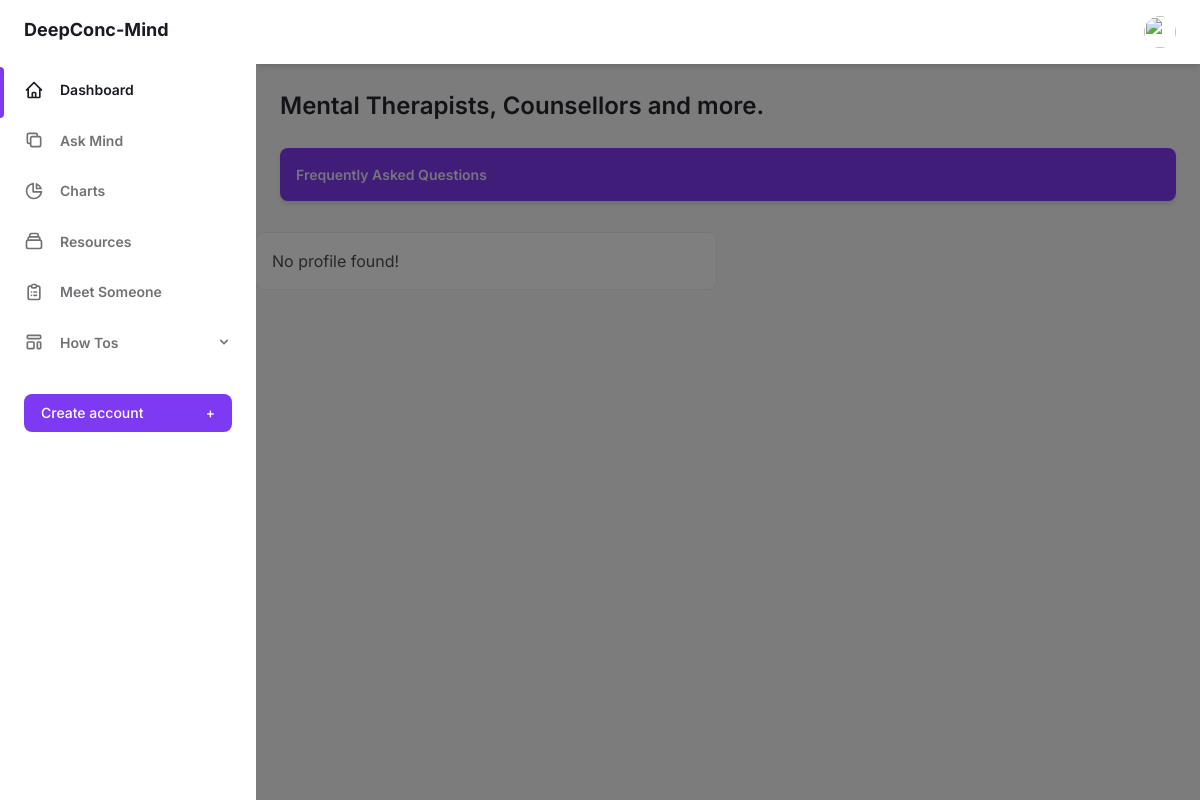
The app's page /profile/profiles, older data.
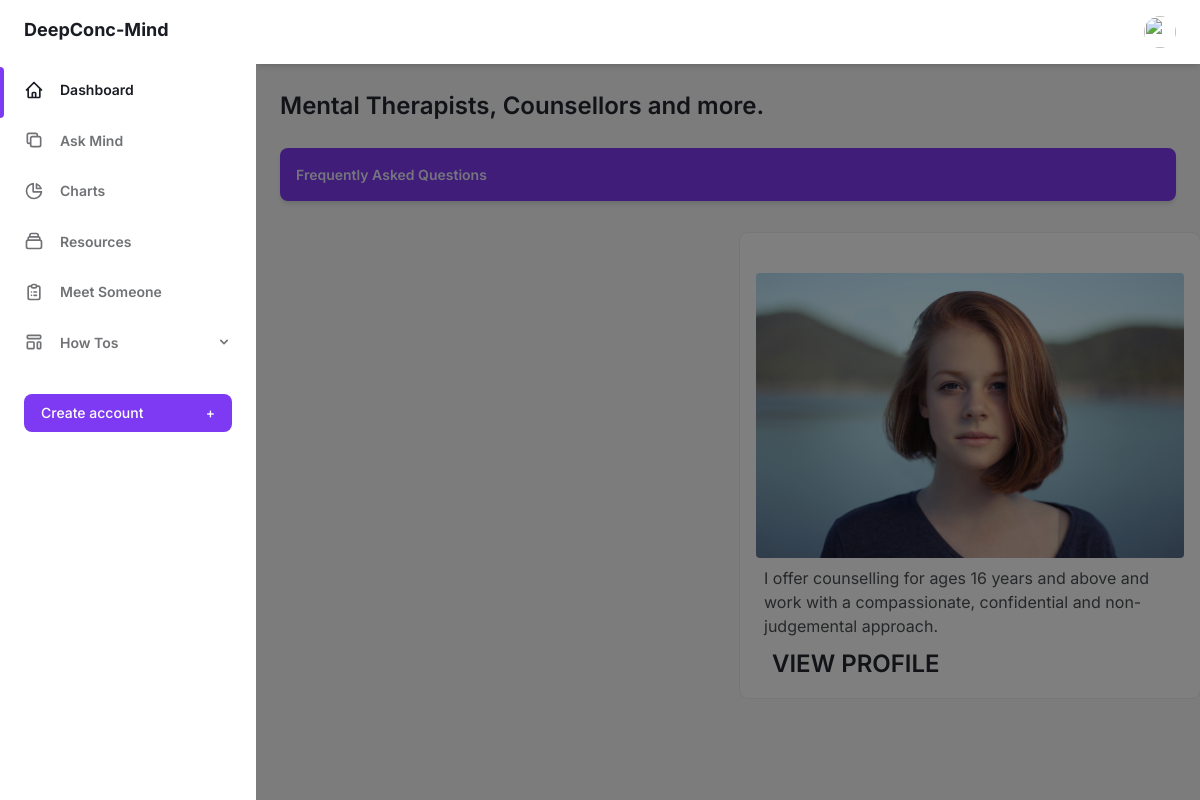
The same page, newer data.
### profiles/models.py (models this page shows, shortened)
class Profile(models.Model):
    name = models.CharField(max_length=50)
    email = models.EmailField(max_length=50)
    phone = models.IntegerField()
    gender = models.CharField(max_length=50)
    image = models.ImageField(upload_to='profiles/')
    bio = models.TextField()
    skills = models.ManyToManyField(to=Skill)
    qualifications = models.ManyToManyField(to=Qualification)

### profiles/views.py (the view)
def profiles(request):
    profiles = Profile.objects.all()
    context = {'profiles': profiles}
    template_name = 'profiles/profiles.html'
    return render(request=request,
                  template_name=template_name,
                  context=context)

### profiles/templates/profiles/profiles.html (shortened to what this page needs)
{% extends 'base.html' %}
{% block content %}
{% load socialaccount %}
<main class="h-full pb-16 overflow-y-auto">
  <div class="container px-6 mx-auto grid">
    <h2 class="my-6 text-2xl font-semibold text-gray-700 dark:text-gray-200">
      Mental Therapists, Counsellors and more.
    </h2>
    <a
      class="flex items-center justify-between p-4 mb-8 text-sm font-semibold text-purple-100 bg-purple-600 rounded-lg shadow-md focus:outline-none focus:shadow-outline-purple"
      href=""
    >
      <div class="flex items-center text-center">
        Frequently Asked Questions
      </div>
    </a>
  </div>
  <section class="profiles">
    <div class="grid gap-6 mb-8 md:grid-cols-2">
      {% if profiles %} {% for profile in profiles %}
      <a href="{% url 'profile:profile_detail' profile.id %}" class="p-4">
        <div
          class="p-y-2 relative min-w-0 p-4 bg-white rounded-lg shadow-xs dark:bg-gray-800"
        >
          <img
            class="object-cover w-full h-64 rounded"
            src="/media/{{profile.image}}"
            alt=""
            aria-hidden="true"
          />
          <p class="text-gray-600 p-2 dark:text-gray-400">{{profile.bio}}</p>
          <a
            href="{% url 'profile:profile_detail' profile.id %}"
            class="my-6 text-2xl font-semibold text-gray-700 dark:text-gray-200"
          >
            VIEW PROFILE
          </a>
        </div>
      </a>
      {% endfor %} {% else %}
      <div class="min-w-0 p-4 bg-white rounded-lg shadow-xs dark:bg-gray-800">
        <p class="text-gray-600 dark:text-gray-400">No profile found!</p>
      </div>
      {% endif %}
    </div>
  </section>
</main>
{% endblock content %}

Row changes from the older to the newer data that the page shows:
added Profile: image (picture), bio "I offer counselling for ages 16 years and above and work with a compassionate, confidential and non-judgemental approach."
Text that changed along with them:
text no longer shown: "No profile found!"
